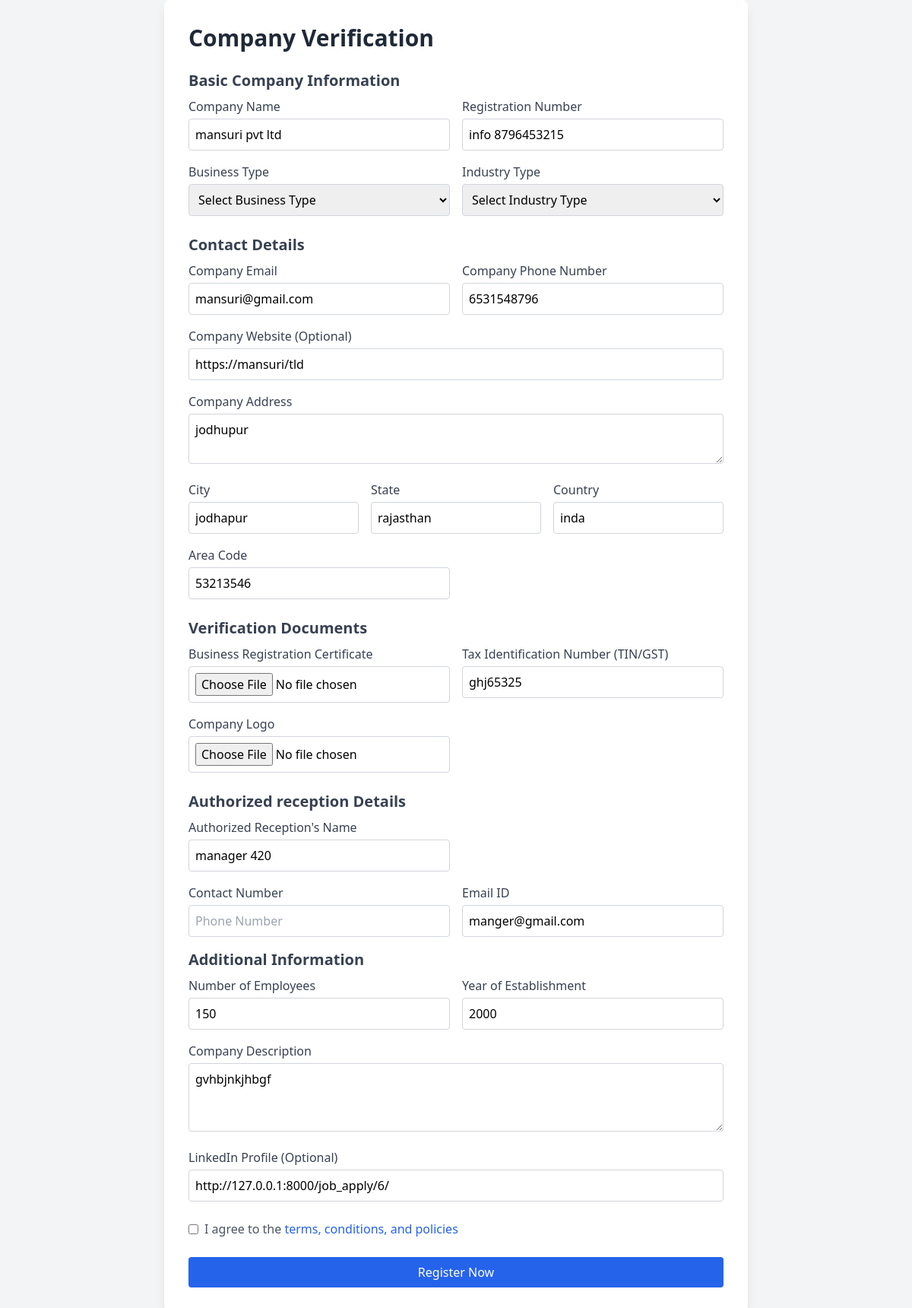
The page /verification/ (signed in) on the database its author committed.
### website/models.py (models this page shows, shortened)
class c_register(models.Model):
    cp_name = models.CharField(max_length=255)
    cp_email = models.EmailField(unique=True)
    cp_phone = models.CharField(max_length=15)
    cp_gst_no = models.CharField(max_length=50)
    cp_password = models.CharField(max_length=255)
    is_verified = models.BooleanField(default=False)
    STATUS_CHOICES = [
        ('Unverified', 'Unverified'),
        ('Verified', 'Verified'),
    ]
    status = models.CharField(
        max_length=20,
        choices=STATUS_CHOICES,
        default='Unverified'
    )

class cp_verify(models.Model):
    company = models.OneToOneField(c_register, on_delete=models.CASCADE)  # Link to registered company
    c_email = models.EmailField(blank=True, null=True)
    registration_number = models.CharField(max_length=100, blank=True, null=True)
    business_type = models.CharField(max_length=50, choices=[
        ('Private', 'Private'), ('Public', 'Public'), ('LLP', 'LLP'), ('Other', 'Other')
    ])
    industry_type = models.CharField(max_length=50, choices=[
        ('IT', 'IT'), ('Finance', 'Finance'), ('Healthcare', 'Healthcare'),
        ('Manufacturing', 'Manufacturing'), ('Retail', 'Retail'), ('Other', 'Other')
    ])
    company_website = models.URLField(blank=True, null=True)
    company_address = models.TextField()
    city = models.CharField(max_length=100)
    state = models.CharField(max_length=100)
    country = models.CharField(max_length=100)
    area_code = models.CharField(max_length=10)
    registration_certificate = models.FileField(upload_to='documents/')
    company_logo = models.FileField(upload_to='logos/', blank=True, null=True)
    rep_name = models.CharField(max_length=255)
    rep_phone = models.CharField(max_length=15)
    rep_email = models.EmailField()
    num_employees = models.IntegerField(blank=True, null=True)
    year_establishment = models.IntegerField(blank=True, null=True)
    company_description = models.TextField()
    linkedin_profile = models.URLField(blank=True, null=True)
    STATUS_CHOICES = [
        ('New Company', 'New Company'),
        ('Pending', 'Pending'),
        ('Updated', 'Updated'),
        ('Verified', 'Verified')
    ]
    status = models.CharField(max_length=15, choices=STATUS_CHOICES, default='New Company')  # Default is New Company
    verification_status = models.CharField(max_length=20, choices=[
        ('New Company', 'New Company'),('Pending', 'Pending'), ('Updated', 'Updated'), ('Verified', 'Verified')
    ], default='New Company')
    field_status_save = models.JSONField(null=True, blank=True)

### website/views.py (the view, shortened to what this page needs)
# urls.py: path('verification/',verification,name="verification"),
def verification(request):
    import json
    verify_email = request.session.get('cp_email')
    if not verify_email:
        return redirect('cp_register')
    company = c_register.objects.get(cp_email=verify_email)
    cp_verify_obj, created = cp_verify.objects.get_or_create(company=company)
    field_status = json.loads(cp_verify_obj.field_status_save) if cp_verify_obj.field_status_save else {}
    if created and not cp_verify_obj.verification_status:
        cp_verify_obj.verification_status = "New Company"
        company.status = "Unverified"
        cp_verify_obj.save()
        company.save()
    elif cp_verify_obj.verification_status == "Updated":
            cp_verify_obj.save()
            company.status = "Verified"
            company.save()
    return render(request, 'verification.html', {'companies': company, 'field_status': field_status,'cp_verify_obj':cp_verify_obj})

### website/templates/verification.html (shortened to what this page needs)
<!DOCTYPE html>
<html>
  <head>
    <script src="https://cdn.tailwindcss.com"></script>
    <link
      href="https://cdnjs.cloudflare.com/ajax/libs/font-awesome/5.15.3/css/all.min.css"
      rel="stylesheet"
    />
  </head>
  <body class="bg-gray-100 flex items-center justify-center min-h-screen">
    <form method="POST" enctype="multipart/form-data">
      <div class="bg-white p-8 rounded-lg shadow-lg w-full max-w-3xl">
        <h2 class="text-3xl font-bold text-gray-800 mb-6">
          Company Verification
        </h2>
        <h3 class="text-xl font-semibold text-gray-700 mb-2">
          Basic Company Information
        </h3>
        <div class="grid grid-cols-1 sm:grid-cols-2 gap-4 mb-4">
          <div>
            <label class="block text-gray-700 mb-1" for="company-name">
              Company Name
            </label>
            <input class="border border-gray-300 p-2 rounded w-full" id="company-name" name="cp_name" type="text"
              value="{{companies.cp_name}}" readonly />
          </div>
          <div>
            <label class="block text-gray-700 mb-1" for="registration-number">
              Registration Number
            </label>
            <input class="border border-gray-300 p-2 rounded w-full" id="registration-number" type="text" name="registration_number" placeholder="Registration Number" value="{{cp_verify_obj.registration_number|default_if_none:''}}" required />
          </div>
        </div>
        <div class="grid grid-cols-1 sm:grid-cols-2 gap-4 mb-6">
          <div>
            <label class="block text-gray-700 mb-1" for="business-type">
              Business Type
            </label>
            <select class="border border-gray-300 p-2 rounded w-full" name="business_type" id="business-type" required>
              <option value="" disabled selected>Select Business Type</option>
            </select>
          </div>
          <div>
            <label class="block text-gray-700 mb-1" for="industry-type">
              Industry Type
            </label>
            <select class="border border-gray-300 p-2 rounded w-full" name="industry_type" id="industry-type" required>
              <option value="" disabled selected>Select Industry Type</option>
            </select>
          </div>
        </div>
        <h3 class="text-xl font-semibold text-gray-700 mb-2">Contact Details</h3>
        <div class="grid grid-cols-1 sm:grid-cols-2 gap-4 mb-4">
          <div>
            <label class="block text-gray-700 mb-1" for="company-email">Company Email</label>
            <input class="border border-gray-300 p-2 rounded w-full" id="company-email" type="email" name="cp_email" pattern="^[^\s@]+@[^\s@]+\.[^\s@]+$" title="Enter a valid email" placeholder="Email" value="{{companies.cp_email}}" required />
          </div>
          <div>
            <label class="block text-gray-700 mb-1" for="company-phone">Company Phone Number</label>
            <input class="border border-gray-300 p-2 rounded w-full" id="company-phone" type="text" name="cp_phone" placeholder="Phone Number" value="{{companies.cp_phone}}" required pattern="[0-9]{10,15}" title="Enter a valid phone number (10-15 digits)" />
          </div>
        </div>
        <div class="mb-4">
          <label class="block text-gray-700 mb-1" for="company-website">Company Website (Optional)</label>
          <input class="border border-gray-300 p-2 rounded w-full" id="company-website" type="url" placeholder="https://" name="company_website" value="{{cp_verify_obj.company_website|default_if_none:''}}" />
        </div>
        <div class="mb-4">
          <label class="block text-gray-700 mb-1" for="company-address">Company Address</label>
          <textarea class="border border-gray-300 p-2 rounded w-full" id="company-address" placeholder="Street Address, Area, etc." name="company_address" rows="2" required>{{cp_verify_obj.company_address}}</textarea>
        </div>
        <div class="grid grid-cols-1 sm:grid-cols-3 gap-4 mb-4">
          <div>
            <label class="block text-gray-700 mb-1" for="city">City</label>
            <input class="border border-gray-300 p-2 rounded w-full" id="city" type="text" name="city" placeholder="City" value="{{cp_verify_obj.city}}" required />
          </div>
          <div>
            <label class="block text-gray-700 mb-1" for="state">State</label>
            <input class="border border-gray-300 p-2 rounded w-full" id="state" type="text" name="state" placeholder="State" value="{{cp_verify_obj.state}}" required />
          </div>
          <div>
            <label class="block text-gray-700 mb-1" for="country">Country</label>
            <input class="border border-gray-300 p-2 rounded w-full" id="country" type="text" name="country" placeholder="Country" value="{{cp_verify_obj.country}}" required />
          </div>
        </div>
        <div class="grid grid-cols-1 sm:grid-cols-2 gap-4 mb-6">
          <div>
            <label class="block text-gray-700 mb-1" for="area-code">Area Code</label>
            <input class="border border-gray-300 p-2 rounded w-full" id="area-code" type="text" name="area_code" placeholder="Area Code" value="{{cp_verify_obj.area_code}}" required />
          </div>
        </div>
        <h3 class="text-xl font-semibold text-gray-700 mb-2">Verification Documents</h3>
        <div class="grid grid-cols-1 sm:grid-cols-2 gap-4 mb-4">
          <div>
            <label class="block text-gray-700 mb-1" for="registration-certificate">Business Registration Certificate</label>
            <input class="border border-gray-300 p-2 rounded w-full" id="registration-certificate" type="file" name="registration_certificate" required />
          </div>
          <div>
            <label class="block text-gray-700 mb-1" for="tax-id">Tax Identification Number (TIN/GST)</label>
            <input class="border border-gray-300 p-2 rounded w-full" id="tax-id" type="text" name="tax_id" value="{{companies.cp_gst_no}}" placeholder="TIN/GST Number" required />
          </div>
        </div>
        <div class="grid grid-cols-1 sm:grid-cols-2 gap-4 mb-6">
          <div>
            <label class="block text-gray-700 mb-1" for="company-logo">Company Logo</label>
            <input class="border border-gray-300 p-2 rounded w-full" id="company-logo" type="file" name="company_logo" required />
          </div>
        </div>
        <h3 class="text-xl font-semibold text-gray-700 mb-2">Authorized reception Details</h3>
        <div class="grid grid-cols-1 sm:grid-cols-2 gap-4 mb-4">
          <div>
            <label class="block text-gray-700 mb-1" for="rep-name">Authorized Reception's Name</label>
            <input class="border border-gray-300 p-2 rounded w-full" id="rep-name" type="text" name="rep_name" placeholder="Name" value="{{cp_verify_obj.rep_name}}" required />
          </div>
        </div>
        <div class="grid grid-cols-1 sm:grid-cols-2 gap-4 mb-4">
          <div>
            <label class="block text-gray-700 mb-1" for="rep-phone">Contact Number</label>
            <input class="border border-gray-300 p-2 rounded w-full" id="rep-phone" type="text" name="rep_phone" placeholder="Phone Number" pattern="[0-9]{10,15}" value="{{cp_verify_obj.rep_designation}}" required />
          </div>
          <div>
            <label class="block text-gray-700 mb-1" for="rep-email">Email ID</label>
            <input class="border border-gray-300 p-2 rounded w-full" id="rep-email" type="email" name="rep_email" placeholder="Email" value="{{cp_verify_obj.rep_email}}" required />
          </div>
        </div>
        <h3 class="text-xl font-semibold text-gray-700 mb-2">Additional Information</h3>
        <div class="grid grid-cols-1 sm:grid-cols-2 gap-4 mb-4">
          <div>
            <label class="block text-gray-700 mb-1" for="num-employees">Number of Employees</label>
            <input class="border border-gray-300 p-2 rounded w-full" id="num-employees" type="number" name="num_employees" placeholder="Number of Employees" value="{{cp_verify_obj.num_employees|default_if_none:''}}" required />
          </div>
          <div>
            <label class="block text-gray-700 mb-1" for="year-establishment">Year of Establishment</label>
            <input class="border border-gray-300 p-2 rounded w-full" id="year-establishment" type="number" name="year_establishment" placeholder="Year" value="{{cp_verify_obj.year_establishment|default_if_none:''}}" required />
          </div>
        </div>
        <div class="mb-4">
          <label class="block text-gray-700 mb-1" for="company-description">Company Description</label>
          <textarea class="border border-gray-300 p-2 rounded w-full" id="company-description" placeholder="Describe your company" rows="3" name="company_description" required>{{cp_verify_obj.company_description}}</textarea>
        </div>
        <div class="mb-6">
          <label class="block text-gray-700 mb-1" for="linkedin-profile">LinkedIn Profile (Optional)</label>
          <input class="border border-gray-300 p-2 rounded w-full" id="linkedin-profile" type="url" name="linkedin_profile" placeholder="LinkedIn URL" value="{{cp_verify_obj.linkedin_profile|default_if_none:''}}" />
        </div>
        <div class="mb-6">
          <label class="inline-flex items-center">
            <input class="form-checkbox text-blue-600" type="checkbox" required />
            <span class="ml-2 text-gray-600">
              I agree to the
              <a class="text-blue-600" href="#">terms, conditions, and policies</a>
            </span>
          </label>
        </div>
        <div>
          <button class="bg-blue-600 text-white py-2 px-4 rounded w-full" type="submit">
            Register Now
          </button>
        </div>
      </div>
    </form>
  </body>
</html>

### rows shown on the page
c_register: cp_name "mansuri pvt ltd", cp_email "mansuri@gmail.com", cp_phone "6531548796", tax_id "ghj65325"
cp_verify: registration_number "info 8796453215", company_website "https://mansuri/tld", company_address "jodhupur", city "jodhapur", state "rajasthan", country "inda", area_code "53213546", rep_name "manager 420", rep_email "manger@gmail.com", num_employees "150", year_establishment "2000", company_description "gvhbjnkjhbgf", linkedin_profile "http://127.0.0.1:8000/job_apply/6/"
